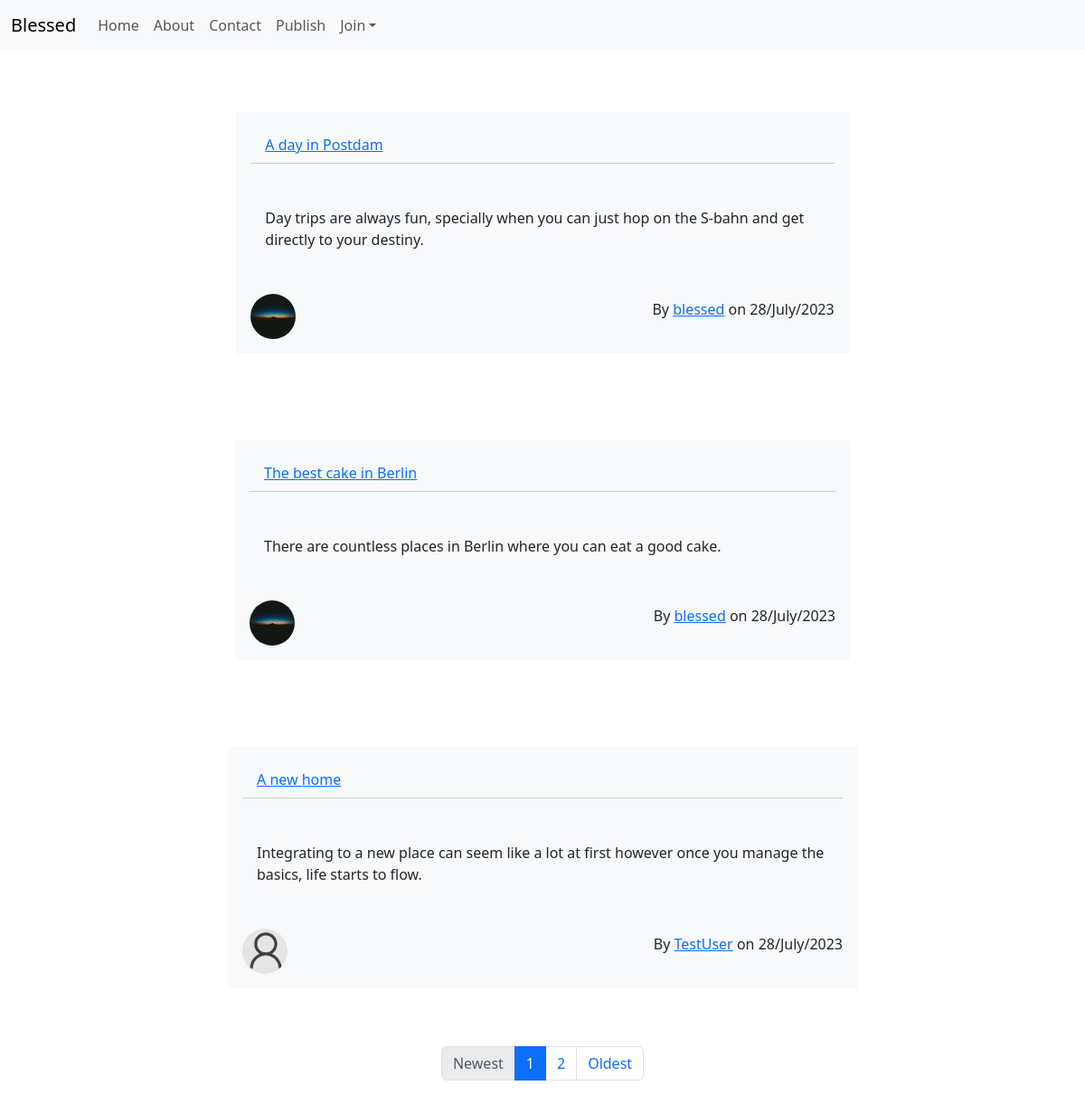
Before: / with the older database file.
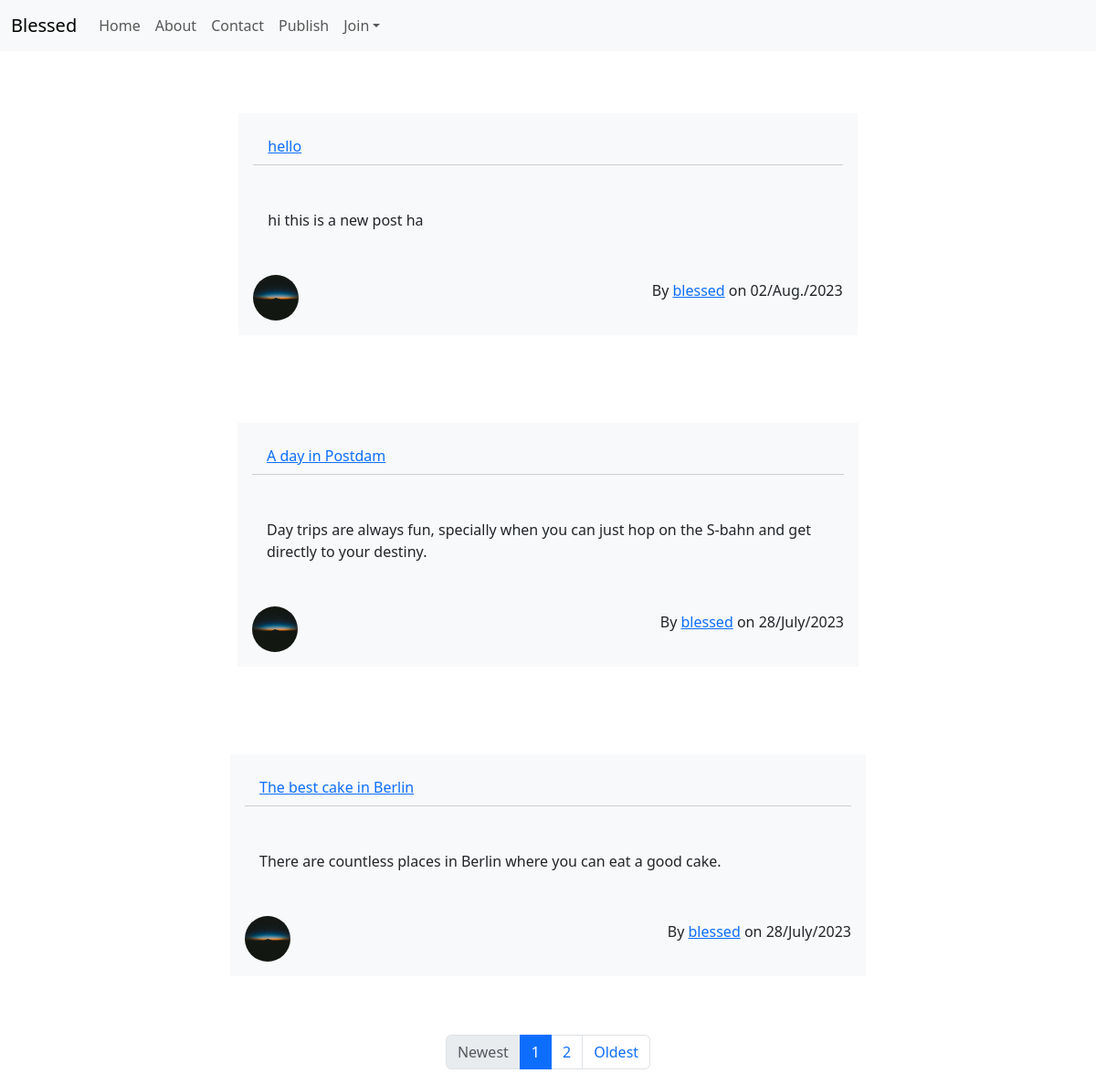
After: the same page with the newer database file.
### website/models.py (models this page shows, shortened)
class New(models.Model):
    title = models.CharField(max_length=40)
    content = models.TextField()
    date_created = models.DateTimeField(default=timezone.now)
    author = models.ForeignKey(User, on_delete=models.CASCADE)

### users/models.py (models this page shows, shortened)
class Profile(models.Model):
    user = models.OneToOneField(User, on_delete=models.CASCADE)
    picture = models.ImageField(default='default.jpg', upload_to='user_pictures')
    bio = models.TextField(blank=True, null=True)

### website/views.py (the view)
# urls.py: path('', NewListView.as_view(), name='website-index'),
class NewListView(ListView):
    model = New
    template_name = 'website/index.html'
    context_object_name = 'news'
    ordering = ['-date_created']
    paginate_by = 3

### website/templates/website/index.html
{% extends "website/base.html" %}
{% block content %}
  {% for news in news %}
  <div class="container">
  <div class="row justify-content-center">
    <div class="col-md-8 m-3 p-3">
      <div class="card bg-light m-3">
        <div class="bg-light card-header d-flex justify-content-between align-items-center m-3">
          <span><a href="{% url 'new-detail' pk=news.pk %}">{{ news.title }}</a></span>
        </div>
        <div class="m-3 card-body">
          <p class="card-text ">{{ news.content }}</p>
        </div>
          <div class="d-flex align-items-center justify-content-between m-3 ">
            <img class="author-icon rounded-circle" src="{{ news.author.profile.picture.url }}"  >
            <p>By <a href="{% url 'user-news' news.author.username %}">{{ news.author }}</a> on {{ news.date_created|date:"d/N/Y" }}</p>
          </div>
        </div>
      </div>
    </div>
  </div>
</div>
  {% endfor %}
  <div class="container d-flex justify-content-center">
    {% if is_paginated %}
    <ul class="pagination">
      {% if page_obj.has_previous %}
        <li class="page-item">
          <a class="page-link" href="?page=1">Newest</a>
        </li>
      {% else %}
        <li class="page-item disabled">
          <span class="page-link">Newest</span>
        </li>
      {% endif %}
      {% for num in page_obj.paginator.page_range %}
        {% if page_obj.number == num %}
          <li class="page-item active">
            <span class="page-link">{{ num }}</span>
          </li>
        {% elif num > page_obj.number|add:'-2' and num < page_obj.number|add:'2' %}
          <li class="page-item">
            <a class="page-link" href="?page={{ num }}">{{ num }}</a>
          </li>
        {% endif %}
      {% endfor %}
      {% if page_obj.has_next %}
        <li class="page-item">
          <a class="page-link" href="?page={{ page_obj.paginator.num_pages }}">Oldest</a>
        </li>
      {% else %}
        <li class="page-item disabled">
          <span class="page-link">Oldest</span>
        </li>
      {% endif %}
    </ul>
    {% endif %}
  </div>
{% endblock content%}

Changed rows visible on the page:
no longer on this page (row unchanged): New: title "A new home", content "Integrating to a new place can seem like a lot at first however once you manage the basics, life starts to flow.", author.profile.picture (placeholder picture), author "TestUser", date_created "28/July/2023"
added New: title "hello", content "hi this is a new post ha", author.profile.picture (picture), author "blessed", date_created "02/Aug./2023"
